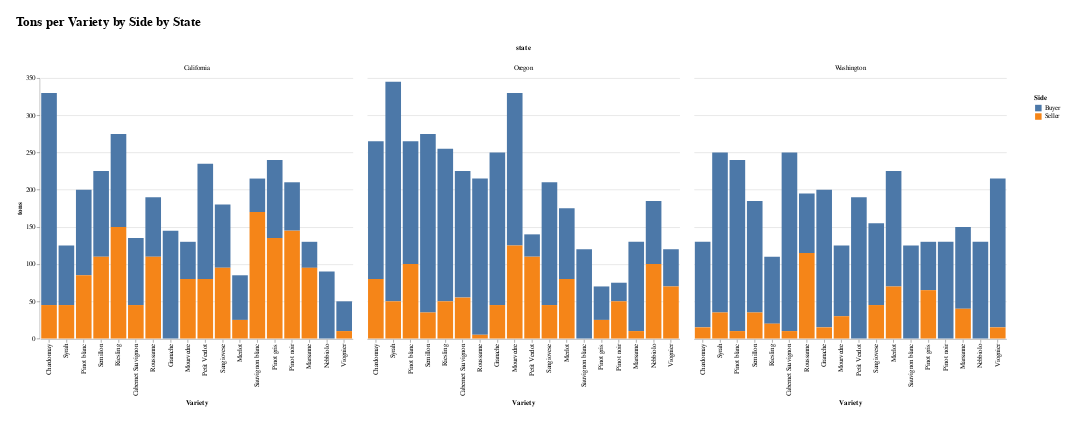

Notebook code cell kept with this figure:
### Code cell
grouped_bar_chart(total, 'tons', 'side', 'variety', 'state')

### Figure 1 — Vega-Lite specification as saved in the notebook (floating-point values rounded to 4 significant figures)
{"config": {"view": {"continuousWidth": 400, "continuousHeight": 300, "stroke": "#FFF"}, "legend": {"padding": 24}, "title": {"fontSize": 20, "offset": 24}}, "data": {"name": "data-2a7bdd573226d9da8a24cc96a7fb8e28"}, "mark": "bar", "encoding": {"color": {"field": "side", "title": "Side", "type": "nominal"}, "column": {"field": "state", "type": "nominal"}, "tooltip": [{"field": "side", "type": "nominal"}, {"field": "variety", "type": "nominal"}, {"field": "tons", "type": "quantitative"}], "x": {"field": "variety", "sort": "-y", "title": "Variety", "type": "nominal"}, "y": {"field": "tons", "type": "quantitative"}}, "height": 400, "padding": 24, "title": "Tons per Variety by Side by State", "width": 480, "$schema": "https://vega.github.io/schema/vega-lite/v4.17.0.json", "datasets": {"data-2a7bdd573226d9da8a24cc96a7fb8e28": [{"variety": "Cabernet Sauvignon", "side": "Buyer", "state": "California", "tons": 90}, {"variety": "Cabernet Sauvignon", "side": "Buyer", "state": "Oregon", "tons": 170}, {"variety": "Cabernet Sauvignon", "side": "Buyer", "state": "Washington", "tons": 240}, {"variety": "Chardonnay", "side": "Buyer", "state": "California", "tons": 285}, {"variety": "Chardonnay", "side": "Buyer", "state": "Oregon", "tons": 185}, {"variety": "Chardonnay", "side": "Buyer", "state": "Washington", "tons": 115}, {"variety": "Granache", "side": "Buyer", "state": "California", "tons": 145}, {"variety": "Granache", "side": "Buyer", "state": "Oregon", "tons": 205}, {"variety": "Granache", "side": "Buyer", "state": "Washington", "tons": 185}, {"variety": "Marsanne", "side": "Buyer", "state": "California", "tons": 35}, {"variety": "Marsanne", "side": "Buyer", "state": "Oregon", "tons": 120}, {"variety": "Marsanne", "side": "Buyer", "state": "Washington", "tons": 110}, {"variety": "Merlot", "side": "Buyer", "state": "California", "tons": 60}, {"variety": "Merlot", "side": "Buyer", "state": "Oregon", "tons": 95}, {"variety": "Merlot", "side": "Buyer", "state": "Washington", "tons": 155}, {"variety": "Mourvedre", "side": "Buyer", "state": "California", "tons": 50}, {"variety": "Mourvedre", "side": "Buyer", "state": "Oregon", "tons": 205}, {"variety": "Mourvedre", "side": "Buyer", "state": "Washington", "tons": 95}, {"variety": "Nebbiolo", "side": "Buyer", "state": "California", "tons": 90}, {"variety": "Nebbiolo", "side": "Buyer", "state": "Oregon", "tons": 85}, {"variety": "Nebbiolo", "side": "Buyer", "state": "Washington", "tons": 130}, {"variety": "Petit Verdot", "side": "Buyer", "state": "California", "tons": 155}, {"variety": "Petit Verdot", "side": "Buyer", "state": "Oregon", "tons": 30}, {"variety": "Petit Verdot", "side": "Buyer", "state": "Washington", "tons": 190}, {"variety": "Pinot blanc", "side": "Buyer", "state": "California", "tons": 115}, {"variety": "Pinot blanc", "side": "Buyer", "state": "Oregon", "tons": 165}, {"variety": "Pinot blanc", "side": "Buyer", "state": "Washington", "tons": 230}, {"variety": "Pinot gris", "side": "Buyer", "state": "California", "tons": 105}, {"variety": "Pinot gris", "side": "Buyer", "state": "Oregon", "tons": 45}, {"variety": "Pinot gris", "side": "Buyer", "state": "Washington", "tons": 65}, {"variety": "Pinot noir", "side": "Buyer", "state": "California", "tons": 65}, {"variety": "Pinot noir", "side": "Buyer", "state": "Oregon", "tons": 25}, {"variety": "Pinot noir", "side": "Buyer", "state": "Washington", "tons": 130}, {"variety": "Riesling", "side": "Buyer", "state": "California", "tons": 125}, {"variety": "Riesling", "side": "Buyer", "state": "Oregon", "tons": 205}, {"variety": "Riesling", "side": "Buyer", "state": "Washington", "tons": 90}, {"variety": "Roussanne", "side": "Buyer", "state": "California", "tons": 80}, {"variety": "Roussanne", "side": "Buyer", "state": "Oregon", "tons": 210}, {"variety": "Roussanne", "side": "Buyer", "state": "Washington", "tons": 80}, {"variety": "Sangiovese", "side": "Buyer", "state": "California", "tons": 85}, {"variety": "Sangiovese", "side": "Buyer", "state": "Oregon", "tons": 165}, {"variety": "Sangiovese", "side": "Buyer", "state": "Washington", "tons": 110}, {"variety": "Sauvignon blanc", "side": "Buyer", "state": "California", "tons": 45}, {"variety": "Sauvignon blanc", "side": "Buyer", "state": "Oregon", "tons": 120}, {"variety": "Sauvignon blanc", "side": "Buyer", "state": "Washington", "tons": 125}, {"variety": "Semillon", "side": "Buyer", "state": "California", "tons": 115}, {"variety": "Semillon", "side": "Buyer", "state": "Oregon", "tons": 240}, {"variety": "Semillon", "side": "Buyer", "state": "Washington", "tons": 150}, {"variety": "Syrah", "side": "Buyer", "state": "California", "tons": 80}, {"variety": "Syrah", "side": "Buyer", "state": "Oregon", "tons": 295}, {"variety": "Syrah", "side": "Buyer", "state": "Washington", "tons": 215}, {"variety": "Viognier", "side": "Buyer", "state": "California", "tons": 40}, {"variety": "Viognier", "side": "Buyer", "state": "Oregon", "tons": 50}, {"variety": "Viognier", "side": "Buyer", "state": "Washington", "tons": 200}, {"variety": "Cabernet Sauvignon", "side": "Seller", "state": "California", "tons": 45}, {"variety": "Cabernet Sauvignon", "side": "Seller", "state": "Oregon", "tons": 55}, {"variety": "Cabernet Sauvignon", "side": "Seller", "state": "Washington", "tons": 10}, {"variety": "Chardonnay", "side": "Seller", "state": "California", "tons": 45}, {"variety": "Chardonnay", "side": "Seller", "state": "Oregon", "tons": 80}, {"variety": "Chardonnay", "side": "Seller", "state": "Washington", "tons": 15}, {"variety": "Granache", "side": "Seller", "state": "Oregon", "tons": 45}, {"variety": "Granache", "side": "Seller", "state": "Washington", "tons": 15}, {"variety": "Marsanne", "side": "Seller", "state": "California", "tons": 95}, {"variety": "Marsanne", "side": "Seller", "state": "Oregon", "tons": 10}, {"variety": "Marsanne", "side": "Seller", "state": "Washington", "tons": 40}, {"variety": "Merlot", "side": "Seller", "state": "California", "tons": 25}, {"variety": "Merlot", "side": "Seller", "state": "Oregon", "tons": 80}, {"variety": "Merlot", "side": "Seller", "state": "Washington", "tons": 70}, {"variety": "Mourvedre", "side": "Seller", "state": "California", "tons": 80}, {"variety": "Mourvedre", "side": "Seller", "state": "Oregon", "tons": 125}, {"variety": "Mourvedre", "side": "Seller", "state": "Washington", "tons": 30}, {"variety": "Nebbiolo", "side": "Seller", "state": "Oregon", "tons": 100}, {"variety": "Petit Verdot", "side": "Seller", "state": "California", "tons": 80}, {"variety": "Petit Verdot", "side": "Seller", "state": "Oregon", "tons": 110}, {"variety": "Pinot blanc", "side": "Seller", "state": "California", "tons": 85}, {"variety": "Pinot blanc", "side": "Seller", "state": "Oregon", "tons": 100}, {"variety": "Pinot blanc", "side": "Seller", "state": "Washington", "tons": 10}, {"variety": "Pinot gris", "side": "Seller", "state": "California", "tons": 135}, {"variety": "Pinot gris", "side": "Seller", "state": "Oregon", "tons": 25}, {"variety": "Pinot gris", "side": "Seller", "state": "Washington", "tons": 65}, {"variety": "Pinot noir", "side": "Seller", "state": "California", "tons": 145}, {"variety": "Pinot noir", "side": "Seller", "state": "Oregon", "tons": 50}, {"variety": "Riesling", "side": "Seller", "state": "California", "tons": 150}, {"variety": "Riesling", "side": "Seller", "state": "Oregon", "tons": 50}, {"variety": "Riesling", "side": "Seller", "state": "Washington", "tons": 20}, {"variety": "Roussanne", "side": "Seller", "state": "California", "tons": 110}, {"variety": "Roussanne", "side": "Seller", "state": "Oregon", "tons": 5}, {"variety": "Roussanne", "side": "Seller", "state": "Washington", "tons": 115}, {"variety": "Sangiovese", "side": "Seller", "state": "California", "tons": 95}, {"variety": "Sangiovese", "side": "Seller", "state": "Oregon", "tons": 45}, {"variety": "Sangiovese", "side": "Seller", "state": "Washington", "tons": 45}, {"variety": "Sauvignon blanc", "side": "Seller", "state": "California", "tons": 170}, {"variety": "Semillon", "side": "Seller", "state": "California", "tons": 110}, {"variety": "Semillon", "side": "Seller", "state": "Oregon", "tons": 35}, {"variety": "Semillon", "side": "Seller", "state": "Washington", "tons": 35}, {"variety": "Syrah", "side": "Seller", "state": "California", "tons": 45}, {"variety": "Syrah", "side": "Seller", "state": "Oregon", "tons": 50}, {"variety": "Syrah", "side": "Seller", "state": "Washington", "tons": 35}, {"variety": "Viognier", "side": "Seller", "state": "California", "tons": 10}, {"variety": "Viognier", "side": "Seller", "state": "Oregon", "tons": 70}, {"variety": "Viognier", "side": "Seller", "state": "Washington", "tons": 15}]}}
